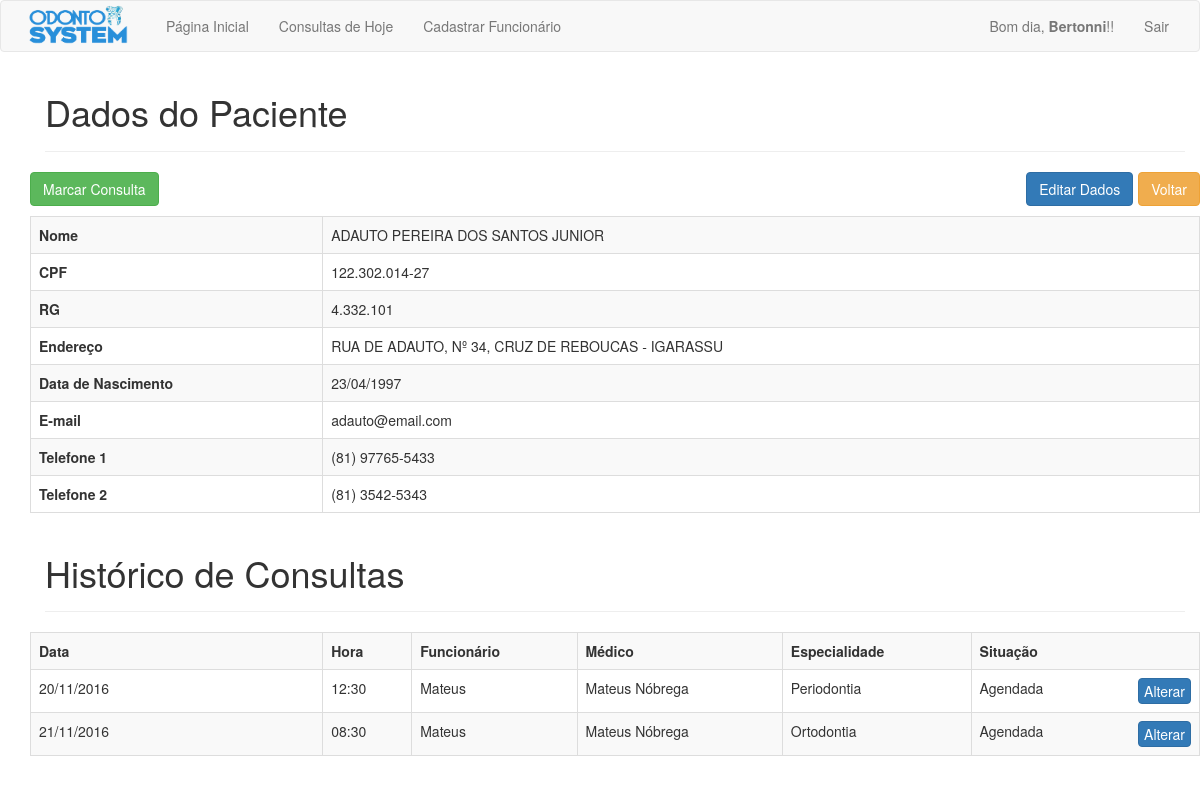
The page /php/paciente.php?id=10 (signed in) on the database its author committed.
### tables this page shows
CREATE TABLE `pacientes` (
  `pac_id` int(11) NOT NULL,
  `pac_nome` varchar(100) NOT NULL,
  `pac_endereco` varchar(200) NOT NULL,
  `pac_rg` varchar(15) DEFAULT NULL,
  `pac_cpf` varchar(15) DEFAULT NULL,
  `pac_email` varchar(50) NOT NULL,
  `pac_data_nasc` date NOT NULL,
  `pac_telefone_1` varchar(15) NOT NULL,
  `pac_telefone_2` varchar(15) DEFAULT NULL
);

CREATE TABLE `agendamentos` (
  `agd_id` int(11) NOT NULL,
  `agd_fun_id` int(11) NOT NULL,
  `agd_pac_id` int(11) NOT NULL,
  `agd_data` date NOT NULL,
  `agd_hora` varchar(6) NOT NULL,
  `agd_status` varchar(10) NOT NULL,
  `agd_medico` varchar(50) NOT NULL,
  `agd_especialidade` varchar(50) NOT NULL
);

CREATE TABLE `funcionarios` (
  `fun_id` int(11) NOT NULL,
  `fun_nome` varchar(100) NOT NULL,
  `fun_data_nasc` date NOT NULL,
  `fun_usuario` varchar(20) NOT NULL,
  `fun_senha` varchar(256) NOT NULL,
  `fun_role` varchar(15) NOT NULL
);

### php/paciente.php (the view, shortened to what this page needs)
<?php
require_once 'cabecalho.php';
$id = $_GET['id'];
$sql = "SELECT * FROM pacientes WHERE pac_id = '$id'";
$result = mysqli_query($connection, $sql);
$array = mysqli_fetch_array($result);
if(isLogged()) {
	?>
	<div class="container marketing">
		<div class="container theme-showcase" role="main">
			<div id="cadastro_pac" class="page-header">
				<h1>Dados do Paciente</h1>
			</div>
			<div class="row">
				<a href="busca.php" class="btn btn-warning voltar">Voltar</a>
				<a href="consulta.php?id=<?=$id?>" class="btn btn-success marcar">Marcar Consulta</a>
				<a href="editar_dados.php?id=<?=$id?>" class="btn btn-primary editar">Editar Dados</a>
			<table class='table table-striped table-bordered'>
				<tr>
					<td class='td_one'><b>Nome</b></td>
					<td><?= $array['pac_nome'] ?></td>
				</tr>
				<tr>
					<td class='td_one'><b>CPF</b></td>
					<td><?= $array['pac_cpf'] ?></td>
				</tr>
				<tr>
					<td class='td_one'><b>RG</b></td>
					<td><?= $array['pac_rg'] ?></td>
				</tr>
				<tr>
					<td class='td_one'><b>Endereço</b></td>
					<td><?= $array['pac_endereco'] ?></td>
				</tr>
				<tr>
					<td class='td_one'><b>Data de Nascimento</b></td>
					<td><?= date_format(new DateTime($array['pac_data_nasc']), "d/m/Y") ?></td>
				</tr>
				<tr>
					<td class='td_one'><b>E-mail</b></td>
					<td><?= $array['pac_email'] ?></td>
				</tr>
				<tr>
					<td class='td_one'><b>Telefone 1</b></td>
					<td><?= $array['pac_telefone_1'] ?></td>
				</tr>
				<tr>
					<td class='td_one'><b>Telefone 2</b></td>
					<td><?= $array['pac_telefone_2'] ?></td>
				</tr>
			</table>
		</div>
		<?php
			$sql = "SELECT * FROM agendamentos WHERE agd_pac_id = '$id' ORDER BY agd_data ASC";
			$result = mysqli_query($connection, $sql);
			$rows = mysqli_num_rows($result);
			if($rows != 0) {
				?>
				<div id="cadastro_pac" class="page-header">
					<h1>Histórico de Consultas</h1>
				</div>
				<div class="row">
					<table class='table table-striped table-bordered'>
						<tr>
							<th>Data</th>
							<th>Hora</th>
							<th>Funcionário</th>
							<th>Médico</th>
							<th>Especialidade</th>
							<th>Situação</th>
						</tr>
						<?php
			while($consultas = mysqli_fetch_array($result)) {
				$id_consulta = $consultas['agd_id'];
				$id_func = $consultas['agd_fun_id'];
				$medico = $consultas['agd_medico'];
				$especialidade = $consultas['agd_especialidade'];
				$sql = "SELECT fun_usuario FROM funcionarios WHERE fun_id = '$id_func'";
				$resultado = mysqli_query($connection, $sql);
				$arr = mysqli_fetch_array($resultado);
				$funcionario = $arr['fun_usuario'];
				?>
				<tr>
					<td class='td_one'><?= date_format(new DateTime($consultas['agd_data']), "d/m/Y") ?></td>
					<td><?= $consultas['agd_hora'] ?></td>
					<td><?= $funcionario ?></td>
					<td><?= $medico ?></td>
					<td><?= $especialidade ?></td>
					<td>
						<?= $consultas['agd_status'] ?>
						<a class='btn btn-primary alterar marcar' href='editar_status_consulta.php?id=<?=$id?>&consulta=<?=$id_consulta?>'>Alterar</a>
					</td>
				</tr>
				<?php
			}
		} else {
		echo	"
					<div id='cadastro' class='page-header'>
						<h2>Não há consultas marcadas para esse paciente</h2>
					</div>
				";
		}
		?>
	</table>
</div>
</div>
<br>
<br>
	<?php
}
require_once 'rodape.php';
?>

### css/meuEstilo.css (style rules this page uses)
.td_one { width: 25%; }
.marcar { float: left; color: white; }
.voltar { margin-bottom: 10px; float: right; margin-left: 5px; }
.editar { float: right; }
.page-header { margin-top: 10px; }
.alterar { color: white; padding: 2px 5px; float: right; }

### rows shown on the page
pacientes: pac_nome "ADAUTO PEREIRA DOS SANTOS JUNIOR", pac_cpf "122.302.014-27", pac_rg "4.332.101", pac_endereco "RUA DE ADAUTO, Nº 34, CRUZ DE REBOUCAS - IGARASSU", pac_data_nasc "23/04/1997", pac_email "adauto@email.com", pac_telefone_1 "(81) 97765-5433", pac_telefone_2 "(81) 3542-5343"
agendamentos: agd_data "20/11/2016", agd_hora "12:30", agd_fun.fun_usuario "Mateus", agd_medico "Mateus Nóbrega", agd_especialidade "Periodontia", agd_status "Agendada"
agendamentos: agd_data "21/11/2016", agd_hora "08:30", agd_fun.fun_usuario "Mateus", agd_medico "Mateus Nóbrega", agd_especialidade "Ortodontia", agd_status "Agendada"

### other values the page prints
$resp "Bom dia"
$_SESSION['usuario'] "Bertonni"
